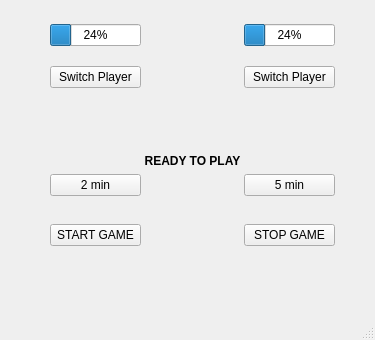
<?xml version="1.0" encoding="UTF-8"?>
<ui version="4.0">
 <class>MainWindow</class>
 <widget class="QMainWindow" name="MainWindow">
  <property name="geometry">
   <rect>
    <x>0</x>
    <y>0</y>
    <width>375</width>
    <height>340</height>
   </rect>
  </property>
  <property name="windowTitle">
   <string>MainWindow</string>
  </property>
  <widget class="QWidget" name="centralwidget">
   <widget class="QWidget" name="gridLayoutWidget">
    <property name="geometry">
     <rect>
      <x>50</x>
      <y>10</y>
      <width>285</width>
      <height>236</height>
     </rect>
    </property>
    <layout class="QGridLayout" name="gridLayout">
     <item row="0" column="0">
      <widget class="QProgressBar" name="progbarPlayer1">
       <property name="value">
        <number>24</number>
       </property>
      </widget>
     </item>
     <item row="0" column="2">
      <widget class="QProgressBar" name="progbarPlayer2">
       <property name="value">
        <number>24</number>
       </property>
      </widget>
     </item>
     <item row="0" column="1">
      <spacer name="horizontalSpacer">
       <property name="orientation">
        <enum>Qt::Horizontal</enum>
       </property>
       <property name="sizeHint" stdset="0">
        <size>
         <width>100</width>
         <height>50</height>
        </size>
       </property>
      </spacer>
     </item>
     <item row="1" column="2">
      <widget class="QPushButton" name="btnSwitchToPlayer2">
       <property name="text">
        <string>Switch Player</string>
       </property>
      </widget>
     </item>
     <item row="6" column="2">
      <widget class="QPushButton" name="btnStop">
       <property name="text">
        <string>STOP GAME</string>
       </property>
      </widget>
     </item>
     <item row="5" column="1">
      <spacer name="verticalSpacer">
       <property name="orientation">
        <enum>Qt::Vertical</enum>
       </property>
       <property name="sizeHint" stdset="0">
        <size>
         <width>20</width>
         <height>40</height>
        </size>
       </property>
      </spacer>
     </item>
     <item row="4" column="0">
      <widget class="QPushButton" name="btnTimeTwoMin">
       <property name="text">
        <string>2 min</string>
       </property>
      </widget>
     </item>
     <item row="6" column="0">
      <widget class="QPushButton" name="btnStart">
       <property name="text">
        <string>START GAME</string>
       </property>
      </widget>
     </item>
     <item row="1" column="0">
      <widget class="QPushButton" name="btnSwitchToPlayer1">
       <property name="text">
        <string>Switch Player</string>
       </property>
      </widget>
     </item>
     <item row="4" column="2">
      <widget class="QPushButton" name="btnTimeFiveMin">
       <property name="text">
        <string>5 min</string>
       </property>
      </widget>
     </item>
     <item row="3" column="0" colspan="3">
      <widget class="QLabel" name="label">
       <property name="font">
        <font>
         <bold>true</bold>
        </font>
       </property>
       <property name="text">
        <string>READY TO PLAY</string>
       </property>
       <property name="alignment">
        <set>Qt::AlignCenter</set>
       </property>
      </widget>
     </item>
     <item row="2" column="0" colspan="3">
      <spacer name="verticalSpacer_2">
       <property name="orientation">
        <enum>Qt::Vertical</enum>
       </property>
       <property name="sizeType">
        <enum>QSizePolicy::MinimumExpanding</enum>
       </property>
       <property name="sizeHint" stdset="0">
        <size>
         <width>20</width>
         <height>60</height>
        </size>
       </property>
      </spacer>
     </item>
    </layout>
   </widget>
  </widget>
  <widget class="QMenuBar" name="menubar">
   <property name="geometry">
    <rect>
     <x>0</x>
     <y>0</y>
     <width>375</width>
     <height>21</height>
    </rect>
   </property>
  </widget>
  <widget class="QStatusBar" name="statusbar"/>
 </widget>
 <resources/>
 <connections/>
</ui>
